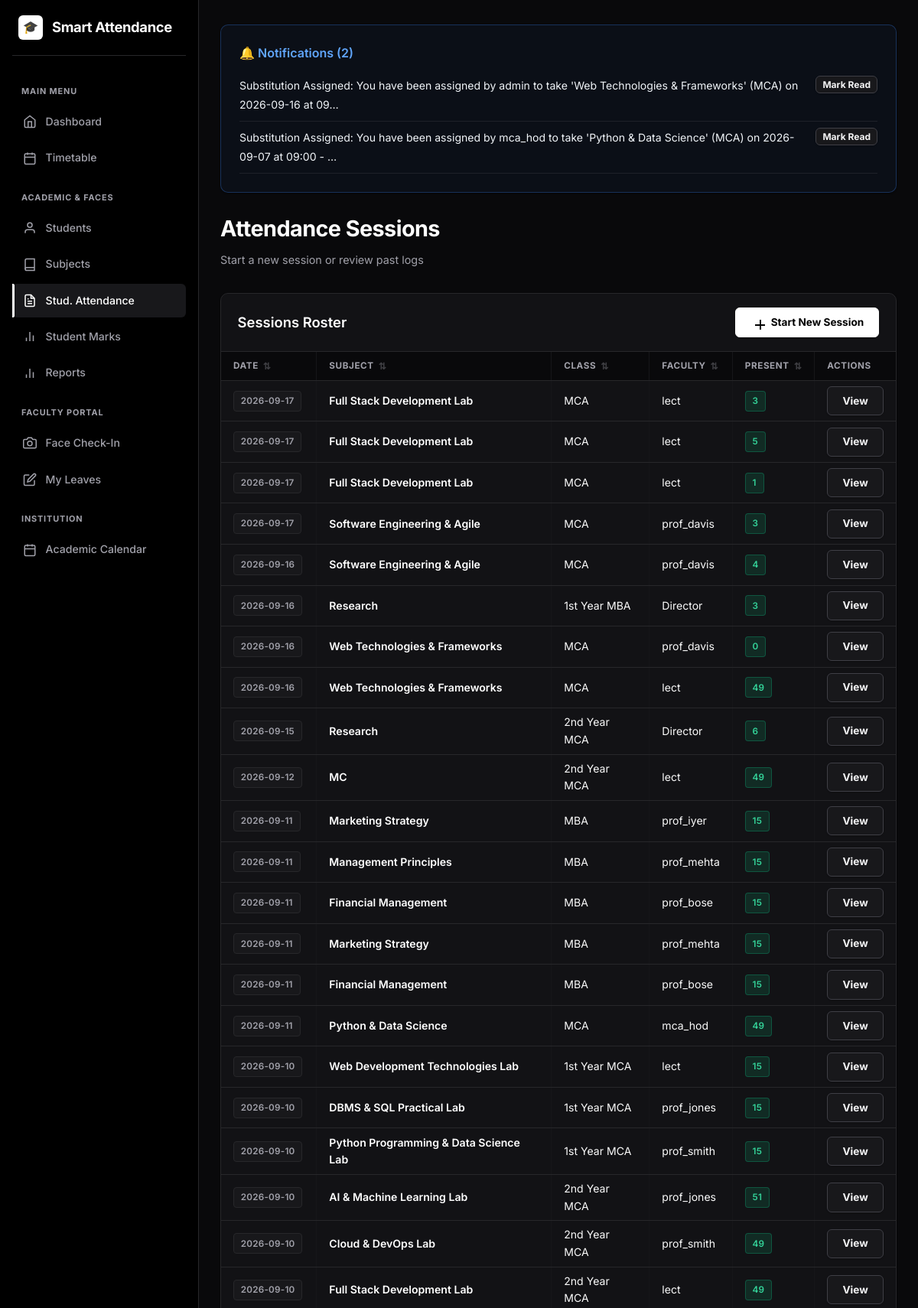
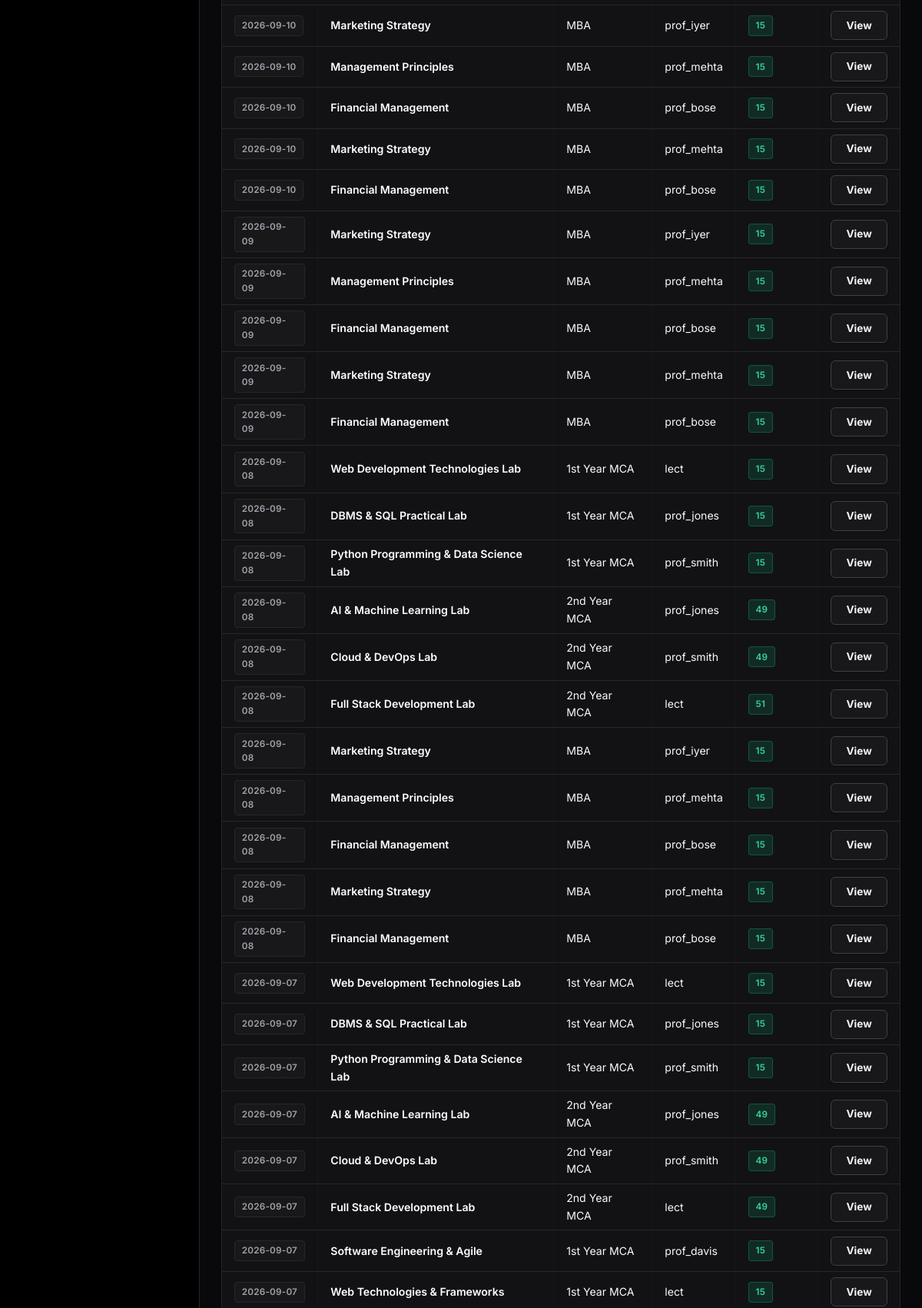
Page /attendance/ (signed in, upper part) on the committed database (2 pictures, top to bottom).
### models.py (models this page shows, shortened)
class Notification(db.Model):
    __tablename__ = "notifications"
    id = db.Column(db.Integer, primary_key=True)
    user_id = db.Column(db.Integer, db.ForeignKey("users.id"), nullable=False)
    user = db.relationship("User", foreign_keys=[user_id], backref=db.backref("notifications", cascade="all, delete-orphan"))
    title = db.Column(db.String(120), nullable=True)          # short heading (parent alerts etc.)
    message = db.Column(db.String(512), nullable=False)
    category = db.Column(db.String(30), nullable=True)        # 'attendance','absence','fees','marks','general'
    is_read = db.Column(db.Boolean, default=False)
    created_at = db.Column(db.DateTime, default=datetime.utcnow)
    action_url = db.Column(db.String(255), nullable=True)
    claim_id = db.Column(db.Integer, db.ForeignKey("timetable_claims.id", ondelete="CASCADE"), nullable=True)
    claim = db.relationship("TimetableClaim", backref=db.backref("notifications", cascade="all, delete-orphan"))

class AttendanceSession(db.Model):
    __tablename__ = "sessions"
    id = db.Column(db.Integer, primary_key=True)
    subject_id = db.Column(db.Integer, db.ForeignKey("subjects.id"), nullable=False)
    faculty_id = db.Column(db.Integer, db.ForeignKey("users.id"), nullable=True)
    faculty = db.relationship("User", foreign_keys=[faculty_id])
    class_name = db.Column(db.String(80), default="")
    session_date = db.Column(db.Date, default=date.today)
    created_at = db.Column(db.DateTime, default=datetime.utcnow)
    records = db.relationship(
        "Attendance", backref="session", cascade="all, delete-orphan"
    )

class Subject(db.Model):
    __tablename__ = "subjects"
    id = db.Column(db.Integer, primary_key=True)
    code = db.Column(db.String(40), unique=True, nullable=False)
    name = db.Column(db.String(120), nullable=False)
    department = db.Column(db.String(80), default="MCA")
    year = db.Column(db.Integer, default=1, nullable=False) # 1 for 1st Year, 2 for 2nd Year
    faculty_id = db.Column(db.Integer, db.ForeignKey("users.id"), nullable=True)
    faculty = db.relationship("User", foreign_keys=[faculty_id])
    sessions = db.relationship(
        "AttendanceSession", backref="subject", cascade="all, delete-orphan"
    )

class User(UserMixin, db.Model):
    __tablename__ = "users"
    id = db.Column(db.Integer, primary_key=True)
    username = db.Column(db.String(80), unique=True, nullable=False, index=True)
    email = db.Column(db.String(120), unique=True, nullable=False)
    password_hash = db.Column(db.String(255), nullable=False)
    role = db.Column(db.String(20), nullable=False, default=ROLE_STUDENT)
    department = db.Column(db.String(80), default="")
    phone = db.Column(db.String(20), default="")
    created_at = db.Column(db.DateTime, default=datetime.utcnow)
    student_id = db.Column(db.Integer, db.ForeignKey("students.id"), nullable=True)
    student = db.relationship("Student", backref=db.backref("user", uselist=False))
    face_samples = db.relationship(
        "FaceSample", backref="user", cascade="all, delete-orphan"
    )

### blueprints/attendance.py (the view)
@attendance_bp.route("/")
@login_required
@staff_required
def index():
    sessions = (AttendanceSession.query
                .order_by(AttendanceSession.session_date.desc(),
                          AttendanceSession.id.desc())
                .all())
    return render_template("attendance/index.html", sessions=sessions, today_date=date.today())

### templates/attendance/index.html (shortened to what this page needs)
{% extends "base.html" %}
{% block content %}
<div style="display:flex; justify-content:space-between; align-items:flex-end; margin-bottom: 2rem;">
  <div>
    <h1>Attendance Sessions</h1>
    <p class="subtitle" style="margin-bottom:0;">Start a new session or review past logs</p>
  </div>
</div>
<div class="card card-table">
  <div class="card-table-header">
    <h2>Sessions Roster</h2>
    {% if current_user.role in ['faculty', 'hod', 'director'] %}
    <a class="btn" href="{{ url_for('attendance.new_session') }}">
      <svg width="18" height="18" fill="none" stroke="currentColor" stroke-width="2"><line x1="12" y1="5" x2="12" y2="19"></line><line x1="5" y1="12" x2="19" y2="12"></line></svg>
      Start New Session
    </a>
    {% endif %}
  </div>
  <div class="table-responsive">
    {% if sessions %}
    <table>
      <thead>
        <tr><th>Date</th><th>Subject</th><th>Class</th><th>Faculty</th><th>Present</th><th>Actions</th></tr>
      </thead>
      <tbody>
        {% for s in sessions %}
        <tr>
          <td><span class="badge badge-muted">{{ s.session_date }}</span></td>
          <td style="font-weight:600; color:#fff;">{{ s.subject.name }}</td>
          <td>{{ s.class_name or '—' }}</td>
          <td>{{ s.faculty.username if s.faculty else '—' }}</td>
          <td><span class="badge badge-yes">{{ s.records | selectattr('status', 'equalto', 'present') | list | length }}</span></td>
          <td>
            <div style="display:flex; gap:0.5rem;">
              <a class="btn btn-sm btn-secondary" href="{{ url_for('attendance.history', session_id=s.id) }}">View</a>
            </div>
          </td>
        </tr>
        {% endfor %}
      </tbody>
    </table>
    {% else %}
    <p class="muted" style="padding:3rem 2rem; text-align:center;">No sessions yet.</p>
    {% endif %}
  </div>
</div>
{% endblock %}

### templates/base.html (shortened to what this page needs)
<!DOCTYPE html>
<html lang="en">
<head>
  <link rel="stylesheet" href="{{ url_for('static', filename='style.css') }}">
</head>
<body>
  <div class="app-layout{% if not current_user.is_authenticated %} auth-layout{% endif %}">
    {% if current_user.is_authenticated %}
    <aside class="sidebar" id="sidebar">
      <div class="sidebar-brand">
        <a href="{{ url_for('dashboard.index') }}">
          <div class="brand-icon">🎓</div>
          <span class="brand-name">Smart Attendance</span>
        </a>
      </div>
      <nav class="sidebar-nav">
        {% if current_user.role != 'parent' %}
        <div class="nav-section-label">Main Menu</div>
        <a href="{{ url_for('dashboard.index') }}" class="nav-item">
          <svg viewBox="0 0 24 24" width="18" height="18" fill="none" stroke="currentColor" stroke-width="2"><path d="M3 9l9-7 9 7v11a2 2 0 0 1-2 2H5a2 2 0 0 1-2-2z"></path><polyline points="9 22 9 12 15 12 15 22"></polyline></svg>
          <span>Dashboard</span>
        </a>
        {% endif %}
        {% if current_user.role in ['admin', 'faculty', 'director', 'hod'] %}
        <a href="{{ url_for('dashboard.timetable_view') }}" class="nav-item{% if request.endpoint == 'dashboard.timetable_view' %} active{% endif %}">
          <svg viewBox="0 0 24 24" width="18" height="18" fill="none" stroke="currentColor" stroke-width="2"><rect x="3" y="4" width="18" height="18" rx="2" ry="2"></rect><line x1="16" y1="2" x2="16" y2="6"></line><line x1="8" y1="2" x2="8" y2="6"></line><line x1="3" y1="10" x2="21" y2="10"></line></svg>
          <span>Timetable</span>
        </a>
        {% endif %}
        {% if current_user.role in ['admin', 'faculty', 'director', 'hod'] %}
          <div class="nav-section-label">Academic & Faces</div>
          <a href="{{ url_for('students.list_students') }}" class="nav-item">
            <svg viewBox="0 0 24 24" width="18" height="18" fill="none" stroke="currentColor" stroke-width="2"><path d="M20 21v-2a4 4 0 0 0-4-4H8a4 4 0 0 0-4 4v2"></path><circle cx="12" cy="7" r="4"></circle></svg>
            <span>Students</span>
          </a>
          <a href="{{ url_for('attendance.subjects') }}" class="nav-item">
            <svg viewBox="0 0 24 24" width="18" height="18" fill="none" stroke="currentColor" stroke-width="2"><path d="M4 19.5A2.5 2.5 0 0 1 6.5 17H20"></path><path d="M6.5 2H20v20H6.5A2.5 2.5 0 0 1 4 19.5v-15A2.5 2.5 0 0 1 6.5 2z"></path></svg>
            <span>Subjects</span>
          </a>
          <a href="{{ url_for('attendance.index') }}" class="nav-item">
            <span>Stud. Attendance</span>
          </a>
          <a href="{{ url_for('marks.index') }}" class="nav-item">
            <svg viewBox="0 0 24 24" width="18" height="18" fill="none" stroke="currentColor" stroke-width="2"><line x1="18" y1="20" x2="18" y2="10"></line><line x1="12" y1="20" x2="12" y2="4"></line><line x1="6" y1="20" x2="6" y2="14"></line></svg>
            <span>Student Marks</span>
          </a>
          <a href="{{ url_for('reports.index') }}" class="nav-item">
            <svg viewBox="0 0 24 24" width="18" height="18" fill="none" stroke="currentColor" stroke-width="2"><line x1="18" y1="20" x2="18" y2="10"></line><line x1="12" y1="20" x2="12" y2="4"></line><line x1="6" y1="20" x2="6" y2="14"></line></svg>
            <span>Reports</span>
          </a>
        {% endif %}
        {% if current_user.role == 'faculty' %}
          <div class="nav-section-label">Faculty Portal</div>
          <a href="{{ url_for('faculty.face_attendance') }}" class="nav-item">
            <svg viewBox="0 0 24 24" width="18" height="18" fill="none" stroke="currentColor" stroke-width="2"><path d="M23 19a2 2 0 0 1-2 2H3a2 2 0 0 1-2-2V8a2 2 0 0 1 2-2h4l2-3h6l2 3h4a2 2 0 0 1 2 2z"></path><circle cx="12" cy="13" r="4"></circle></svg>
            <span>Face Check-In</span>
          </a>
          <a href="{{ url_for('faculty.leaves') }}" class="nav-item">
            <svg viewBox="0 0 24 24" width="18" height="18" fill="none" stroke="currentColor" stroke-width="2"><path d="M11 4H4a2 2 0 0 0-2 2v14a2 2 0 0 0 2 2h14a2 2 0 0 0 2-2v-7"></path><path d="M18.5 2.5a2.121 2.121 0 0 1 3 3L12 15l-4 1 1-4 9.5-9.5z"></path></svg>
            <span>My Leaves</span>
          </a>
        {% endif %}
        <div class="nav-section-label">Institution</div>
        <a href="{{ url_for('calendar.index') }}" class="nav-item">
          <svg viewBox="0 0 24 24" width="18" height="18" fill="none" stroke="currentColor" stroke-width="2"><rect x="3" y="4" width="18" height="18" rx="2" ry="2"></rect><line x1="16" y1="2" x2="16" y2="6"></line><line x1="8" y1="2" x2="8" y2="6"></line><line x1="3" y1="10" x2="21" y2="10"></line></svg>
          <span>Academic Calendar</span>
        </a>
      </nav>
    </aside>
    {% endif %}
    <div class="main-wrapper">
      <main class="container page-transition">
        {% if current_user.is_authenticated and user_notifications %}
        <div class="card" style="margin-bottom: 1.5rem; background-color: rgba(59, 130, 246, 0.05); border: 1px solid rgba(59, 130, 246, 0.3);">
          <div style="display:flex; justify-content:space-between; align-items:center; margin-bottom:0.5rem;">
            <h3 style="margin:0; color: #60a5fa; font-size:1rem; display:flex; align-items:center; gap:6px;">
              🔔 Notifications ({{ unread_notifications_count }})
            </h3>
          </div>
          <ul style="list-style: none; padding-left: 0; margin-bottom: 0;">
            {% for notif in user_notifications[:5] %}
              <li style="margin-top: 0.5rem; padding-bottom: 0.5rem; border-bottom: 1px solid rgba(255, 255, 255, 0.08); display:flex; justify-content:space-between; align-items:flex-start; flex-wrap:wrap; gap:0.5rem;">
                <div style="flex:1; min-width:0;">
                  <span style="font-size: 0.88rem; color: #f1f5f9;">{{ notif.message[:120] }}{% if notif.message|length > 120 %}…{% endif %}</span>
                </div>
                <div style="display: flex; gap: 0.5rem; flex-shrink:0;">
                  {% if notif.claim_id and notif.claim and notif.claim.status == 'pending' and current_user.id != notif.claim.claimed_by_id %}
                    <a href="{{ url_for('dashboard.handle_notification', notif_id=notif.id, action='accept') }}" class="btn btn-sm" style="background-color: #10b981; border:none; padding: 0.2rem 0.5rem; font-size: 0.75rem;">Accept</a>
                    <a href="{{ url_for('dashboard.handle_notification', notif_id=notif.id, action='report') }}" class="btn btn-sm btn-secondary" style="padding: 0.2rem 0.5rem; font-size: 0.75rem;">Report</a>
                    <a href="{{ url_for('dashboard.handle_notification', notif_id=notif.id, action='reject') }}" class="btn btn-sm btn-secondary" style="padding: 0.2rem 0.5rem; font-size: 0.75rem; background-color: rgba(239, 68, 68, 0.1); color: #ef4444;">Reject</a>
                  {% elif current_user.role == 'parent' %}
                    <form method="post" action="{{ url_for('parents.mark_notification_read', notif_id=notif.id) }}" style="margin:0;">
                      <button class="btn btn-sm btn-secondary" style="padding: 0.2rem 0.5rem; font-size: 0.75rem;">✓ Read</button>
                    </form>
                  {% else %}
                    <a href="{{ url_for('dashboard.handle_notification', notif_id=notif.id, action='read') }}" class="btn btn-sm btn-secondary" style="padding: 0.2rem 0.5rem; font-size: 0.75rem;">Mark Read</a>
                  {% endif %}
                </div>
              </li>
            {% endfor %}
          </ul>
        </div>
        {% endif %}
        {% block content %}{% endblock %}
      </main>
    </div>
  </div>
</body>
</html>

### rows in the picture
Notification: message "Substitution Assigned: You have been assigned by admin to take 'Web Technologies & Frameworks' (MCA) on 2026-09-16 at 09"
Notification: message "Substitution Assigned: You have been assigned by mca_hod to take 'Python & Data Science' (MCA) on 2026-09-07 at 09:00 -"

### other values in the picture
{{ unread_notifications_count }} "2"
{{ s.session_date }} "2026-09-17"
{{ s.subject.name }} "Full Stack Development Lab"
{{ s.class_name or '—' }} "MCA"
{{ s.faculty.username if s.faculty else '—' }} "lect"
{{ s.records | selectattr('status', 'equalto', 'present') | list | length }} "3"
{{ s.records | selectattr('status', 'equalto', 'present') | list | length }} "5"
{{ s.records | selectattr('status', 'equalto', 'present') | list | length }} "1"
{{ s.subject.name }} "Software Engineering & Agile"
{{ s.faculty.username if s.faculty else '—' }} "prof_davis"
{{ s.session_date }} "2026-09-16"
{{ s.records | selectattr('status', 'equalto', 'present') | list | length }} "4"
{{ s.subject.name }} "Research"
{{ s.class_name or '—' }} "1st Year MBA"
{{ s.faculty.username if s.faculty else '—' }} "Director"
